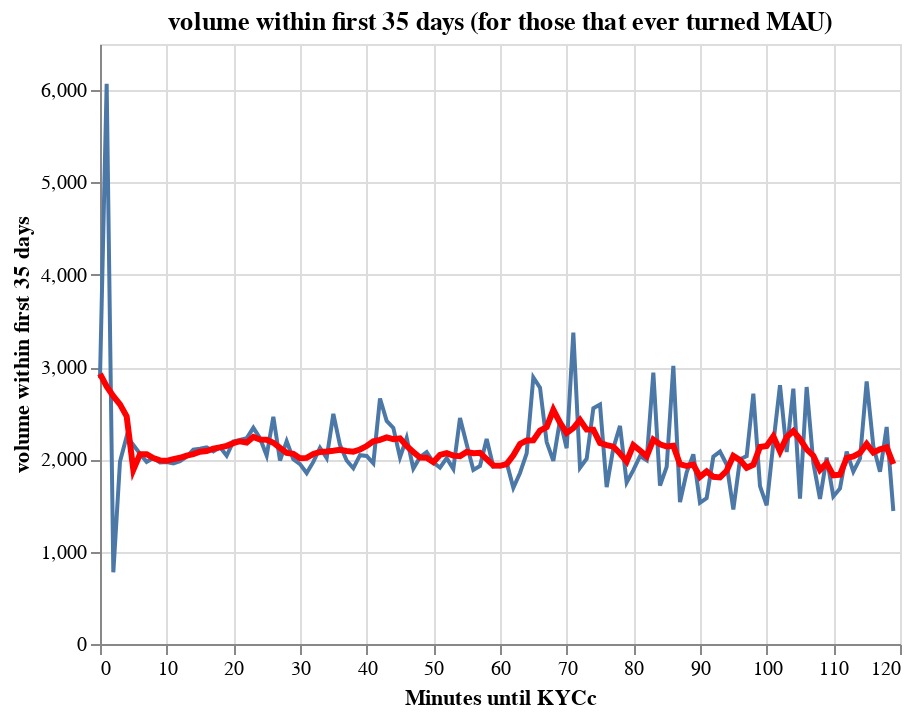

Notebook cell for this chart:
### Code cell
data = pd.read_pickle("kyc_time.pkl")


data = data.loc[data["total"] > 0, :]
data["time_diff"] = data["time_diff"].round(0)

data = data.groupby(["time_diff"]).agg("mean").reset_index()


data = data.loc[data["time_diff"] < 120, :]

original = (
    alt.Chart(data)
    .mark_line()
    .encode(
        x=alt.X("time_diff:Q", axis=alt.Axis(title="Minutes until KYCc")),
        y=alt.Y("volume:Q", axis=alt.Axis(title="volume within first 35 days")),
    )
    .properties(
        title="volume within first 35 days (for those that ever turned MAU)", width=400
    )
)


ma = (
    alt.Chart(data)
    .mark_line(color="red", size=3)
    .transform_window(rolling_mean="mean(volume)", frame=[-3, 3])
    .encode(x="time_diff:Q", y="rolling_mean:Q")
)

original + ma

### Figure 1 — Vega-Lite specification as saved in the notebook (floating-point values rounded to 4 significant figures)
{"config": {"view": {"continuousWidth": 400, "continuousHeight": 300}}, "layer": [{"mark": "line", "encoding": {"x": {"type": "quantitative", "axis": {"title": "Minutes until KYCc"}, "field": "time_diff"}, "y": {"type": "quantitative", "axis": {"title": "volume within first 35 days"}, "field": "volume"}}, "title": "volume within first 35 days (for those that ever turned MAU)", "width": 400}, {"mark": {"type": "line", "color": "red", "size": 3}, "encoding": {"x": {"type": "quantitative", "field": "time_diff"}, "y": {"type": "quantitative", "field": "rolling_mean"}}, "transform": [{"window": [{"op": "mean", "field": "volume", "as": "rolling_mean"}], "frame": [-3, 3]}]}], "data": {"name": "data-e3de6e89341ed958583499c0a1568c74"}, "$schema": "https://vega.github.io/schema/vega-lite/v4.0.2.json", "datasets": {"data-e3de6e89341ed958583499c0a1568c74": [{"time_diff": 0, "attempts": 1.0, "total": 15.6, "volume": 2881.0, "activated": 1.0}, {"time_diff": 1, "attempts": 1.0, "total": 20.0, "volume": 6070.0, "activated": 1.0}, {"time_diff": 2, "attempts": 1.0, "total": 22.0, "volume": 776.5, "activated": 1.0}, {"time_diff": 3, "attempts": 1.0, "total": 14.01, "volume": 1977.0, "activated": 1.0}, {"time_diff": 4, "attempts": 1.0, "total": 12.38, "volume": 2248.0, "activated": 1.0}, {"time_diff": 5, "attempts": 1.001, "total": 12.29, "volume": 2155.0, "activated": 1.0}, {"time_diff": 6, "attempts": 1.002, "total": 11.9, "volume": 2062.0, "activated": 1.0}, {"time_diff": 7, "attempts": 1.004, "total": 11.95, "volume": 1973.0, "activated": 1.0}, {"time_diff": 8, "attempts": 1.008, "total": 11.97, "volume": 2014.0, "activated": 1.0}, {"time_diff": 9, "attempts": 1.015, "total": 12.22, "volume": 1967.0, "activated": 1.0}, {"time_diff": 10, "attempts": 1.025, "total": 12.21, "volume": 1971.0, "activated": 1.0}, {"time_diff": 11, "attempts": 1.038, "total": 12.32, "volume": 1955.0, "activated": 1.0}, {"time_diff": 12, "attempts": 1.058, "total": 12.27, "volume": 1982.0, "activated": 1.0}, {"time_diff": 13, "attempts": 1.075, "total": 12.43, "volume": 2028.0, "activated": 1.0}, {"time_diff": 14, "attempts": 1.093, "total": 12.46, "volume": 2105.0, "activated": 1.0}, {"time_diff": 15, "attempts": 1.12, "total": 12.35, "volume": 2114.0, "activated": 1.0}, {"time_diff": 16, "attempts": 1.144, "total": 12.29, "volume": 2131.0, "activated": 1.0}, {"time_diff": 17, "attempts": 1.168, "total": 12.53, "volume": 2086.0, "activated": 1.0}, {"time_diff": 18, "attempts": 1.189, "total": 12.24, "volume": 2134.0, "activated": 1.0}, {"time_diff": 19, "attempts": 1.236, "total": 12.69, "volume": 2039.0, "activated": 1.0}, {"time_diff": 20, "attempts": 1.267, "total": 12.03, "volume": 2195.0, "activated": 1.0}, {"time_diff": 21, "attempts": 1.31, "total": 12.64, "volume": 2210.0, "activated": 1.0}, {"time_diff": 22, "attempts": 1.308, "total": 12.71, "volume": 2228.0, "activated": 1.0}, {"time_diff": 23, "attempts": 1.313, "total": 12.62, "volume": 2342.0, "activated": 1.0}, {"time_diff": 24, "attempts": 1.347, "total": 12.13, "volume": 2230.0, "activated": 1.0}, {"time_diff": 25, "attempts": 1.377, "total": 12.11, "volume": 2041.0, "activated": 1.0}, {"time_diff": 26, "attempts": 1.353, "total": 12.69, "volume": 2462.0, "activated": 1.0}, {"time_diff": 27, "attempts": 1.363, "total": 12.25, "volume": 1988.0, "activated": 1.0}, {"time_diff": 28, "attempts": 1.347, "total": 12.22, "volume": 2198.0, "activated": 1.0}, {"time_diff": 29, "attempts": 1.342, "total": 11.73, "volume": 2002.0, "activated": 1.0}, {"time_diff": 30, "attempts": 1.319, "total": 12.54, "volume": 1949.0, "activated": 1.0}, {"time_diff": 31, "attempts": 1.371, "total": 12.74, "volume": 1852.0, "activated": 1.0}, {"time_diff": 32, "attempts": 1.371, "total": 12.69, "volume": 1973.0, "activated": 1.0}, {"time_diff": 33, "attempts": 1.414, "total": 13.64, "volume": 2126.0, "activated": 1.0}, {"time_diff": 34, "attempts": 1.419, "total": 12.51, "volume": 2015.0, "activated": 1.0}, {"time_diff": 35, "attempts": 1.436, "total": 12.21, "volume": 2493.0, "activated": 1.0}, {"time_diff": 36, "attempts": 1.461, "total": 12.26, "volume": 2155.0, "activated": 1.0}, {"time_diff": 37, "attempts": 1.502, "total": 11.96, "volume": 1988.0, "activated": 1.0}, {"time_diff": 38, "attempts": 1.463, "total": 12.42, "volume": 1905.0, "activated": 1.0}, {"time_diff": 39, "attempts": 1.477, "total": 12.87, "volume": 2046.0, "activated": 1.0}, {"time_diff": 40, "attempts": 1.538, "total": 11.62, "volume": 2037.0, "activated": 1.0}, {"time_diff": 41, "attempts": 1.567, "total": 11.94, "volume": 1958.0, "activated": 1.0}, {"time_diff": 42, "attempts": 1.539, "total": 13.35, "volume": 2659.0, "activated": 1.0}, {"time_diff": 43, "attempts": 1.519, "total": 13.46, "volume": 2417.0, "activated": 1.0}, {"time_diff": 44, "attempts": 1.497, "total": 12.73, "volume": 2341.0, "activated": 1.0}, {"time_diff": 45, "attempts": 1.541, "total": 14.3, "volume": 2021.0, "activated": 1.0}, {"time_diff": 46, "attempts": 1.525, "total": 12.62, "volume": 2232.0, "activated": 1.0}, {"time_diff": 47, "attempts": 1.494, "total": 12.16, "volume": 1901.0, "activated": 1.0}, {"time_diff": 48, "attempts": 1.517, "total": 12.98, "volume": 2024.0, "activated": 1.0}, {"time_diff": 49, "attempts": 1.594, "total": 11.96, "volume": 2079.0, "activated": 1.0}, {"time_diff": 50, "attempts": 1.534, "total": 12.52, "volume": 1967.0, "activated": 1.0}, {"time_diff": 51, "attempts": 1.543, "total": 11.95, "volume": 1910.0, "activated": 1.0}, {"time_diff": 52, "attempts": 1.575, "total": 11.86, "volume": 2013.0, "activated": 1.0}, {"time_diff": 53, "attempts": 1.54, "total": 12.96, "volume": 1897.0, "activated": 1.0}, {"time_diff": 54, "attempts": 1.643, "total": 12.8, "volume": 2448.0, "activated": 1.0}, {"time_diff": 55, "attempts": 1.611, "total": 12.15, "volume": 2164.0, "activated": 1.0}, {"time_diff": 56, "attempts": 1.642, "total": 12.95, "volume": 1886.0, "activated": 1.0}, {"time_diff": 57, "attempts": 1.712, "total": 14.08, "volume": 1930.0, "activated": 1.0}, {"time_diff": 58, "attempts": 1.646, "total": 12.36, "volume": 2221.0, "activated": 1.0}, {"time_diff": 59, "attempts": 1.667, "total": 12.07, "volume": 1921.0, "activated": 1.0}, {"time_diff": 60, "attempts": 1.663, "total": 12.81, "volume": 1930.0, "activated": 1.0}, {"time_diff": 61, "attempts": 1.697, "total": 12.33, "volume": 1964.0, "activated": 1.0}, {"time_diff": 62, "attempts": 1.737, "total": 11.81, "volume": 1692.0, "activated": 1.0}, {"time_diff": 63, "attempts": 1.667, "total": 12.58, "volume": 1853.0, "activated": 1.0}, {"time_diff": 64, "attempts": 1.607, "total": 11.77, "volume": 2066.0, "activated": 1.0}, {"time_diff": 65, "attempts": 1.649, "total": 12.21, "volume": 2889.0, "activated": 1.0}, {"time_diff": 66, "attempts": 1.726, "total": 12.18, "volume": 2777.0, "activated": 1.0}, {"time_diff": 67, "attempts": 1.743, "total": 12.38, "volume": 2188.0, "activated": 1.0}, {"time_diff": 68, "attempts": 1.649, "total": 12.87, "volume": 1984.0, "activated": 1.0}, {"time_diff": 69, "attempts": 1.705, "total": 12.43, "volume": 2426.0, "activated": 1.0}, {"time_diff": 70, "attempts": 1.63, "total": 12.34, "volume": 2121.0, "activated": 1.0}, {"time_diff": 71, "attempts": 1.633, "total": 12.86, "volume": 3373.0, "activated": 1.0}, {"time_diff": 72, "attempts": 1.612, "total": 12.83, "volume": 1910.0, "activated": 1.0}, {"time_diff": 73, "attempts": 1.604, "total": 12.53, "volume": 2007.0, "activated": 1.0}, {"time_diff": 74, "attempts": 1.626, "total": 13.52, "volume": 2554.0, "activated": 1.0}, {"time_diff": 75, "attempts": 1.742, "total": 14.04, "volume": 2594.0, "activated": 1.0}, {"time_diff": 76, "attempts": 1.694, "total": 11.62, "volume": 1699.0, "activated": 1.0}, {"time_diff": 77, "attempts": 1.73, "total": 11.78, "volume": 2120.0, "activated": 1.0}, {"time_diff": 78, "attempts": 1.598, "total": 12.73, "volume": 2362.0, "activated": 1.0}, {"time_diff": 79, "attempts": 1.667, "total": 10.85, "volume": 1749.0, "activated": 1.0}, {"time_diff": 80, "attempts": 1.669, "total": 12.72, "volume": 1884.0, "activated": 1.0}, {"time_diff": 81, "attempts": 1.734, "total": 11.88, "volume": 2035.0, "activated": 1.0}, {"time_diff": 82, "attempts": 1.744, "total": 12.92, "volume": 1990.0, "activated": 1.0}, {"time_diff": 83, "attempts": 1.862, "total": 12.1, "volume": 2939.0, "activated": 1.0}, {"time_diff": 84, "attempts": 1.725, "total": 12.61, "volume": 1715.0, "activated": 1.0}, {"time_diff": 85, "attempts": 1.872, "total": 13.29, "volume": 1919.0, "activated": 1.0}, {"time_diff": 86, "attempts": 1.84, "total": 11.12, "volume": 3014.0, "activated": 1.0}, {"time_diff": 87, "attempts": 1.893, "total": 12.74, "volume": 1538.0, "activated": 1.0}, {"time_diff": 88, "attempts": 1.823, "total": 11.95, "volume": 1859.0, "activated": 1.0}, {"time_diff": 89, "attempts": 1.792, "total": 12.61, "volume": 2055.0, "activated": 1.0}, {"time_diff": 90, "attempts": 1.752, "total": 10.99, "volume": 1530.0, "activated": 1.0}, {"time_diff": 91, "attempts": 1.629, "total": 11.39, "volume": 1581.0, "activated": 1.0}, {"time_diff": 92, "attempts": 1.736, "total": 12.66, "volume": 2030.0, "activated": 1.0}, {"time_diff": 93, "attempts": 1.706, "total": 13.62, "volume": 2085.0, "activated": 1.0}, {"time_diff": 94, "attempts": 1.737, "total": 11.28, "volume": 1945.0, "activated": 1.0}, {"time_diff": 95, "attempts": 1.764, "total": 11.03, "volume": 1456.0, "activated": 1.0}, {"time_diff": 96, "attempts": 1.708, "total": 12.76, "volume": 2001.0, "activated": 1.0}, {"time_diff": 97, "attempts": 1.634, "total": 13.19, "volume": 2035.0, "activated": 1.0}, {"time_diff": 98, "attempts": 1.645, "total": 12.32, "volume": 2712.0, "activated": 1.0}, {"time_diff": 99, "attempts": 1.71, "total": 12.54, "volume": 1710.0, "activated": 1.0}, {"time_diff": 100, "attempts": 1.756, "total": 11.11, "volume": 1502.0, "activated": 1.0}, {"time_diff": 101, "attempts": 1.791, "total": 12.97, "volume": 2175.0, "activated": 1.0}, {"time_diff": 102, "attempts": 1.833, "total": 13.28, "volume": 2803.0, "activated": 1.0}, {"time_diff": 103, "attempts": 1.818, "total": 12.94, "volume": 2079.0, "activated": 1.0}, {"time_diff": 104, "attempts": 1.597, "total": 12.36, "volume": 2767.0, "activated": 1.0}, {"time_diff": 105, "attempts": 1.668, "total": 11.22, "volume": 1576.0, "activated": 1.0}, {"time_diff": 106, "attempts": 1.792, "total": 14.16, "volume": 2784.0, "activated": 1.0}, {"time_diff": 107, "attempts": 1.649, "total": 12.96, "volume": 1962.0, "activated": 1.0}, {"time_diff": 108, "attempts": 1.833, "total": 12.72, "volume": 1572.0, "activated": 1.0}, {"time_diff": 109, "attempts": 1.715, "total": 14.82, "volume": 2020.0, "activated": 1.0}, {"time_diff": 110, "attempts": 1.736, "total": 11.48, "volume": 1598.0, "activated": 1.0}, {"time_diff": 111, "attempts": 1.834, "total": 12.75, "volume": 1685.0, "activated": 1.0}, {"time_diff": 112, "attempts": 1.714, "total": 14.9, "volume": 2084.0, "activated": 1.0}, {"time_diff": 113, "attempts": 1.93, "total": 12.42, "volume": 1869.0, "activated": 1.0}, {"time_diff": 114, "attempts": 2.0, "total": 15.25, "volume": 2009.0, "activated": 1.0}, {"time_diff": 115, "attempts": 1.931, "total": 13.15, "volume": 2845.0, "activated": 1.0}, {"time_diff": 116, "attempts": 1.859, "total": 11.42, "volume": 2142.0, "activated": 1.0}, {"time_diff": 117, "attempts": 1.722, "total": 13.6, "volume": 1866.0, "activated": 1.0}, {"time_diff": 118, "attempts": 1.876, "total": 13.75, "volume": 2351.0, "activated": 1.0}, {"time_diff": 119, "attempts": 1.876, "total": 10.65, "volume": 1441.0, "activated": 1.0}]}}
